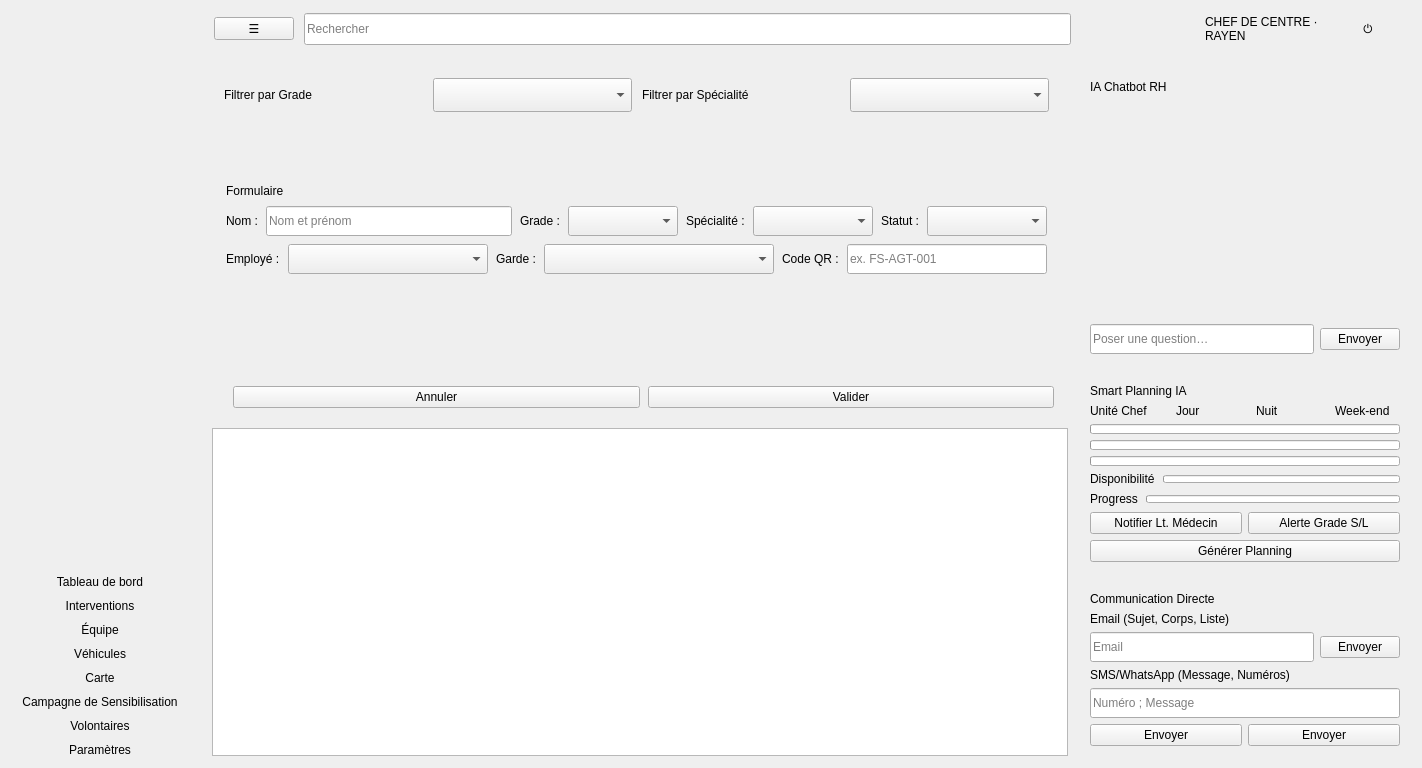
<?xml version="1.0" encoding="UTF-8"?>
<ui version="4.0">
 
 
 <class>EmployesPage</class>
 

 <widget class="QMainWindow" name="EmployesPage">
  <property name="geometry">
   <rect>
    <x>0</x>
    <y>0</y>
    <width>1366</width>
    <height>768</height>
   </rect>
  </property>
  <property name="windowTitle">
   <string>Fire Station – Gestion des employés</string>
  </property>
  <widget class="QWidget" name="centralwidget">
   <layout class="QHBoxLayout" name="mainLayout">
    <property name="spacing">
     <number>0</number>
    </property>
    <property name="leftMargin">
     <number>0</number>
    </property>
    <property name="topMargin">
     <number>0</number>
    </property>
    <property name="rightMargin">
     <number>0</number>
    </property>
    <property name="bottomMargin">
     <number>0</number>
    </property>
    <item>
     <widget class="QWidget" name="sidebar">
      <property name="minimumSize">
       <size>
        <width>200</width>
        <height>0</height>
       </size>
      </property>
      <property name="maximumSize">
       <size>
        <width>200</width>
        <height>16777215</height>
       </size>
      </property>
      <layout class="QVBoxLayout" name="sidebarLayout">
       <property name="spacing">
        <number>2</number>
       </property>
       <property name="leftMargin">
        <number>0</number>
       </property>
       <property name="topMargin">
        <number>10</number>
       </property>
       <property name="rightMargin">
        <number>0</number>
       </property>
       <property name="bottomMargin">
        <number>0</number>
       </property>
       <item>
        <widget class="QLabel" name="labelLogo">
         <property name="text">
          <string/>
         </property>
         <property name="alignment">
          <enum>Qt::AlignCenter</enum>
         </property>
         <property name="minimumSize">
          <size>
           <width>0</width>
           <height>150</height>
          </size>
         </property>
        </widget>
       </item>
       <item>
        <widget class="QPushButton" name="btnMenuDashboard">
         <property name="text">
          <string>Tableau de bord</string>
         </property>
         <property name="checkable">
          <bool>true</bool>
         </property>
         <property name="autoExclusive">
          <bool>true</bool>
         </property>
         <property name="flat">
          <bool>true</bool>
         </property>
        </widget>
       </item>
       <item>
        <widget class="QPushButton" name="btnMenuInterventions">
         <property name="text">
          <string>Interventions</string>
         </property>
         <property name="checkable">
          <bool>true</bool>
         </property>
         <property name="autoExclusive">
          <bool>true</bool>
         </property>
         <property name="flat">
          <bool>true</bool>
         </property>
        </widget>
       </item>
       <item>
        <widget class="QPushButton" name="btnMenuEquipe">
         <property name="text">
          <string>Équipe</string>
         </property>
         <property name="checkable">
          <bool>true</bool>
         </property>
         <property name="autoExclusive">
          <bool>true</bool>
         </property>
         <property name="flat">
          <bool>true</bool>
         </property>
        </widget>
       </item>
       <item>
        <widget class="QPushButton" name="btnMenuVehicules">
         <property name="text">
          <string>Véhicules</string>
         </property>
         <property name="checkable">
          <bool>true</bool>
         </property>
         <property name="autoExclusive">
          <bool>true</bool>
         </property>
         <property name="flat">
          <bool>true</bool>
         </property>
        </widget>
       </item>
       <item>
        <widget class="QPushButton" name="btnMenuCarte">
         <property name="text">
          <string>Carte</string>
         </property>
         <property name="checkable">
          <bool>true</bool>
         </property>
         <property name="autoExclusive">
          <bool>true</bool>
         </property>
         <property name="flat">
          <bool>true</bool>
         </property>
        </widget>
       </item>
       <item>
        <widget class="QPushButton" name="btnMenuCampagne">
         <property name="text">
          <string>Campagne de Sensibilisation</string>
         </property>
         <property name="checkable">
          <bool>true</bool>
         </property>
         <property name="autoExclusive">
          <bool>true</bool>
         </property>
         <property name="flat">
          <bool>true</bool>
         </property>
        </widget>
       </item>
       <item>
        <widget class="QPushButton" name="btnMenuVolontaires">
         <property name="text">
          <string>Volontaires</string>
         </property>
         <property name="checkable">
          <bool>true</bool>
         </property>
         <property name="autoExclusive">
          <bool>true</bool>
         </property>
         <property name="flat">
          <bool>true</bool>
         </property>
        </widget>
       </item>
       <item>
        <widget class="QPushButton" name="btnMenuParametres">
         <property name="text">
          <string>Paramètres</string>
         </property>
         <property name="checkable">
          <bool>true</bool>
         </property>
         <property name="autoExclusive">
          <bool>true</bool>
         </property>
         <property name="flat">
          <bool>true</bool>
         </property>
        </widget>
       </item>
       <item>
        <spacer name="sidebarSpacer">
         <property name="orientation">
          <enum>Qt::Vertical</enum>
         </property>
        </spacer>
       </item>
      </layout>
     </widget>
    </item>
    <item>
     <widget class="QWidget" name="contentWidget">
      <layout class="QVBoxLayout" name="contentLayout">
       <property name="spacing">
        <number>0</number>
       </property>
       <property name="leftMargin">
        <number>0</number>
       </property>
       <property name="topMargin">
        <number>0</number>
       </property>
       <property name="rightMargin">
        <number>0</number>
       </property>
       <property name="bottomMargin">
        <number>0</number>
       </property>
       <item>
        <widget class="QFrame" name="topBar">
         <property name="minimumSize">
          <size>
           <width>0</width>
           <height>58</height>
          </size>
         </property>
         <property name="maximumSize">
          <size>
           <width>16777215</width>
           <height>58</height>
          </size>
         </property>
         <layout class="QHBoxLayout" name="topBarLayout">
          <property name="spacing">
           <number>10</number>
          </property>
          <property name="leftMargin">
           <number>14</number>
          </property>
          <property name="topMargin">
           <number>0</number>
          </property>
          <property name="rightMargin">
           <number>14</number>
          </property>
          <property name="bottomMargin">
           <number>0</number>
          </property>
          <item>
           <widget class="QPushButton" name="btnHamburger">
            <property name="text">
             <string>☰</string>
            </property>
           </widget>
          </item>
          <item>
           <widget class="QLineEdit" name="lineEditSearch">
            <property name="placeholderText">
             <string>Rechercher</string>
            </property>
            <property name="clearButtonEnabled">
             <bool>true</bool>
            </property>
            <property name="minimumSize">
             <size>
              <width>260</width>
              <height>32</height>
             </size>
            </property>
           </widget>
          </item>
          <item>
           <spacer name="topSpacer">
            <property name="orientation">
             <enum>Qt::Horizontal</enum>
            </property>
           </spacer>
          </item>
          <item>
           <widget class="QPushButton" name="btnAlerte">
            <property name="text">
             <string/>
            </property>
            <property name="flat">
             <bool>true</bool>
            </property>
           </widget>
          </item>
          <item>
           <widget class="QPushButton" name="btnTopParam">
            <property name="text">
             <string/>
            </property>
            <property name="flat">
             <bool>true</bool>
            </property>
           </widget>
          </item>
          <item>
           <widget class="QLabel" name="labelAvatarTop">
            <property name="text">
             <string/>
            </property>
           </widget>
          </item>
          <item>
           <widget class="QLabel" name="labelUserTop">
            <property name="text">
             <string>CHEF DE CENTRE ·
RAYEN</string>
            </property>
           </widget>
          </item>
          <item>
           <widget class="QPushButton" name="btnPower">
            <property name="text">
             <string>⏻</string>
            </property>
            <property name="flat">
             <bool>true</bool>
            </property>
           </widget>
          </item>
         </layout>
        </widget>
       </item>
       <item>
        <widget class="QWidget" name="bodyWidget">
         <layout class="QHBoxLayout" name="bodyLayout">
          <property name="spacing">
           <number>12</number>
          </property>
          <property name="leftMargin">
           <number>12</number>
          </property>
          <property name="topMargin">
           <number>12</number>
          </property>
          <property name="rightMargin">
           <number>12</number>
          </property>
          <property name="bottomMargin">
           <number>12</number>
          </property>
          <item>
           <widget class="QWidget" name="leftColumn">
            <layout class="QVBoxLayout" name="leftLayout">
             <property name="spacing">
              <number>10</number>
             </property>
             <property name="leftMargin">
              <number>0</number>
             </property>
             <property name="topMargin">
              <number>0</number>
             </property>
             <property name="rightMargin">
              <number>0</number>
             </property>
             <property name="bottomMargin">
              <number>0</number>
             </property>
             <item>
              <widget class="QFrame" name="filterFrame">
               <layout class="QHBoxLayout" name="filterLayout">
                <property name="spacing">
                 <number>10</number>
                </property>
                <property name="leftMargin">
                 <number>12</number>
                </property>
                <property name="topMargin">
                 <number>8</number>
                </property>
                <property name="rightMargin">
                 <number>12</number>
                </property>
                <property name="bottomMargin">
                 <number>8</number>
                </property>
                <item>
                 <widget class="QLabel" name="labelFiltreGrade">
                  <property name="text">
                   <string>Filtrer par Grade</string>
                  </property>
                 </widget>
                </item>
                <item>
                 <widget class="QComboBox" name="comboGrade">
                  <property name="minimumSize">
                   <size>
                    <width>190</width>
                    <height>34</height>
                   </size>
                  </property>
                 </widget>
                </item>
                <item>
                 <widget class="QLabel" name="labelFiltreSpec">
                  <property name="text">
                   <string>Filtrer par Spécialité</string>
                  </property>
                 </widget>
                </item>
                <item>
                 <widget class="QComboBox" name="comboSpec">
                  <property name="minimumSize">
                   <size>
                    <width>190</width>
                    <height>34</height>
                   </size>
                  </property>
                 </widget>
                </item>
                <item>
                 <spacer name="filterSpacer">
                  <property name="orientation">
                   <enum>Qt::Horizontal</enum>
                  </property>
                 </spacer>
                </item>
               </layout>
              </widget>
             </item>
             <item>
              <widget class="QFrame" name="actionFrame">
               <layout class="QHBoxLayout" name="actionLayout">
                <property name="spacing">
                 <number>8</number>
                </property>
                <property name="leftMargin">
                 <number>8</number>
                </property>
                <property name="topMargin">
                 <number>6</number>
                </property>
                <property name="rightMargin">
                 <number>8</number>
                </property>
                <property name="bottomMargin">
                 <number>6</number>
                </property>
                <item>
                 <widget class="QPushButton" name="btnQr">
                  <property name="text">
                   <string/>
                  </property>
                  <property name="flat">
                   <bool>true</bool>
                  </property>
                 </widget>
                </item>
                <item>
                 <widget class="QPushButton" name="btnFaceId">
                  <property name="text">
                   <string/>
                  </property>
                  <property name="flat">
                   <bool>true</bool>
                  </property>
                 </widget>
                </item>
                <item>
                 <widget class="QPushButton" name="btnAjouterVolontaire">
                  <property name="text">
                   <string/>
                  </property>
                  <property name="flat">
                   <bool>true</bool>
                  </property>
                 </widget>
                </item>
                <item>
                 <widget class="QPushButton" name="btnAjouterEmploye">
                  <property name="text">
                   <string/>
                  </property>
                  <property name="flat">
                   <bool>true</bool>
                  </property>
                 </widget>
                </item>
                <item>
                 <widget class="QPushButton" name="btnSupprimerEmploye">
                  <property name="text">
                   <string/>
                  </property>
                  <property name="flat">
                   <bool>true</bool>
                  </property>
                 </widget>
                </item>
                <item>
                 <spacer name="actionSpacer">
                  <property name="orientation">
                   <enum>Qt::Horizontal</enum>
                  </property>
                 </spacer>
                </item>
               </layout>
              </widget>
             </item>
             <item>
              <widget class="QFrame" name="formPanel">
               <property name="visible">
                <bool>false</bool>
               </property>
               <layout class="QVBoxLayout" name="formLayout">
                <property name="spacing">
                 <number>8</number>
                </property>
                <property name="leftMargin">
                 <number>14</number>
                </property>
                <property name="topMargin">
                 <number>10</number>
                </property>
                <property name="rightMargin">
                 <number>14</number>
                </property>
                <property name="bottomMargin">
                 <number>10</number>
                </property>
                <item>
                 <widget class="QLabel" name="labelFormTitle">
                  <property name="text">
                   <string>Formulaire</string>
                  </property>
                 </widget>
                </item>
                <item>
                 <layout class="QHBoxLayout" name="formRow1">
                  <property name="spacing">
                   <number>8</number>
                  </property>
                  <property name="leftMargin">
                   <number>0</number>
                  </property>
                  <property name="topMargin">
                   <number>0</number>
                  </property>
                  <property name="rightMargin">
                   <number>0</number>
                  </property>
                  <property name="bottomMargin">
                   <number>0</number>
                  </property>
                  <item>
                   <widget class="QLabel" name="labelNom">
                    <property name="text">
                     <string>Nom :</string>
                    </property>
                   </widget>
                  </item>
                  <item>
                   <widget class="QLineEdit" name="lineEditNom">
                    <property name="placeholderText">
                     <string>Nom et prénom</string>
                    </property>
                    <property name="minimumSize">
                     <size>
                      <width>170</width>
                      <height>30</height>
                     </size>
                    </property>
                   </widget>
                  </item>
                  <item>
                   <widget class="QLabel" name="labelFormGrade">
                    <property name="text">
                     <string>Grade :</string>
                    </property>
                   </widget>
                  </item>
                  <item>
                   <widget class="QComboBox" name="comboFormGrade">
                    <property name="minimumSize">
                     <size>
                      <width>110</width>
                      <height>30</height>
                     </size>
                    </property>
                   </widget>
                  </item>
                  <item>
                   <widget class="QLabel" name="labelFormSpec">
                    <property name="text">
                     <string>Spécialité :</string>
                    </property>
                   </widget>
                  </item>
                  <item>
                   <widget class="QComboBox" name="comboFormSpec">
                    <property name="minimumSize">
                     <size>
                      <width>120</width>
                      <height>30</height>
                     </size>
                    </property>
                   </widget>
                  </item>
                  <item>
                   <widget class="QLabel" name="labelFormStatut">
                    <property name="text">
                     <string>Statut :</string>
                    </property>
                   </widget>
                  </item>
                  <item>
                   <widget class="QComboBox" name="comboFormStatut">
                    <property name="minimumSize">
                     <size>
                      <width>120</width>
                      <height>30</height>
                     </size>
                    </property>
                   </widget>
                  </item>
                  <item>
                   <spacer name="formRow1Spacer">
                    <property name="orientation">
                     <enum>Qt::Horizontal</enum>
                    </property>
                   </spacer>
                  </item>
                 </layout>
                </item>
                <item>
                 <layout class="QHBoxLayout" name="formRow2">
                  <property name="spacing">
                   <number>8</number>
                  </property>
                  <property name="leftMargin">
                   <number>0</number>
                  </property>
                  <property name="topMargin">
                   <number>0</number>
                  </property>
                  <property name="rightMargin">
                   <number>0</number>
                  </property>
                  <property name="bottomMargin">
                   <number>0</number>
                  </property>
                  <item>
                   <widget class="QLabel" name="labelFormTarget">
                    <property name="text">
                     <string>Employé :</string>
                    </property>
                   </widget>
                  </item>
                  <item>
                   <widget class="QComboBox" name="comboFormTarget">
                    <property name="minimumSize">
                     <size>
                      <width>200</width>
                      <height>30</height>
                     </size>
                    </property>
                   </widget>
                  </item>
                  <item>
                   <widget class="QLabel" name="labelFormGarde">
                    <property name="text">
                     <string>Garde :</string>
                    </property>
                   </widget>
                  </item>
                  <item>
                   <widget class="QComboBox" name="comboFormGarde">
                    <property name="minimumSize">
                     <size>
                      <width>230</width>
                      <height>30</height>
                     </size>
                    </property>
                   </widget>
                  </item>
                  <item>
                   <widget class="QLabel" name="labelFormCode">
                    <property name="text">
                     <string>Code QR :</string>
                    </property>
                   </widget>
                  </item>
                  <item>
                   <widget class="QLineEdit" name="lineEditCode">
                    <property name="placeholderText">
                     <string>ex. FS-AGT-001</string>
                    </property>
                    <property name="minimumSize">
                     <size>
                      <width>200</width>
                      <height>30</height>
                     </size>
                    </property>
                   </widget>
                  </item>
                  <item>
                   <spacer name="formRow2Spacer">
                    <property name="orientation">
                     <enum>Qt::Horizontal</enum>
                    </property>
                   </spacer>
                  </item>
                 </layout>
                </item>
                <item>
                 <layout class="QHBoxLayout" name="formInfoRow">
                  <property name="spacing">
                   <number>12</number>
                  </property>
                  <property name="leftMargin">
                   <number>0</number>
                  </property>
                  <property name="topMargin">
                   <number>0</number>
                  </property>
                  <property name="rightMargin">
                   <number>0</number>
                  </property>
                  <property name="bottomMargin">
                   <number>0</number>
                  </property>
                  <item>
                   <widget class="QLabel" name="labelFormQr">
                    <property name="text">
                     <string/>
                    </property>
                    <property name="minimumSize">
                     <size>
                      <width>96</width>
                      <height>96</height>
                     </size>
                    </property>
                    <property name="maximumSize">
                     <size>
                      <width>96</width>
                      <height>96</height>
                     </size>
                    </property>
                   </widget>
                  </item>
                  <item>
                   <widget class="QLabel" name="labelFormInfo">
                    <property name="text">
                     <string/>
                    </property>
                    <property name="wordWrap">
                     <bool>true</bool>
                    </property>
                    <property name="textInteractionFlags">
                     <set>Qt::NoTextInteraction</set>
                    </property>
                   </widget>
                  </item>
                 </layout>
                </item>
                <item>
                 <layout class="QHBoxLayout" name="formBtnRow">
                  <property name="spacing">
                   <number>8</number>
                  </property>
                  <property name="leftMargin">
                   <number>0</number>
                  </property>
                  <property name="topMargin">
                   <number>0</number>
                  </property>
                  <property name="rightMargin">
                   <number>0</number>
                  </property>
                  <property name="bottomMargin">
                   <number>0</number>
                  </property>
                  <item>
                   <spacer name="formBtnSpacer">
                    <property name="orientation">
                     <enum>Qt::Horizontal</enum>
                    </property>
                   </spacer>
                  </item>
                  <item>
                   <widget class="QPushButton" name="btnFormAnnuler">
                    <property name="text">
                     <string>Annuler</string>
                    </property>
                   </widget>
                  </item>
                  <item>
                   <widget class="QPushButton" name="btnFormValider">
                    <property name="text">
                     <string>Valider</string>
                    </property>
                   </widget>
                  </item>
                 </layout>
                </item>
               </layout>
              </widget>
             </item>
             <item>
              <widget class="QTableWidget" name="tableEmployees"/>
             </item>
            </layout>
           </widget>
          </item>
          <item>
           <widget class="QWidget" name="rightColumn">
            <property name="minimumSize">
             <size>
              <width>330</width>
              <height>0</height>
             </size>
            </property>
            <property name="maximumSize">
             <size>
              <width>330</width>
              <height>16777215</height>
             </size>
            </property>
            <layout class="QVBoxLayout" name="rightLayout">
             <property name="spacing">
              <number>10</number>
             </property>
             <property name="leftMargin">
              <number>0</number>
             </property>
             <property name="topMargin">
              <number>0</number>
             </property>
             <property name="rightMargin">
              <number>0</number>
             </property>
             <property name="bottomMargin">
              <number>0</number>
             </property>
             <item>
              <widget class="QFrame" name="chatFrame">
               <layout class="QVBoxLayout" name="chatFrameLayout">
                <property name="spacing">
                 <number>6</number>
                </property>
                <property name="leftMargin">
                 <number>10</number>
                </property>
                <property name="topMargin">
                 <number>10</number>
                </property>
                <property name="rightMargin">
                 <number>10</number>
                </property>
                <property name="bottomMargin">
                 <number>10</number>
                </property>
                <item>
                 <widget class="QLabel" name="labelChatTitle">
                  <property name="text">
                   <string>IA Chatbot RH</string>
                  </property>
                 </widget>
                </item>
                <item>
                 <widget class="QScrollArea" name="chatScroll">
                  <property name="widgetResizable">
                   <bool>true</bool>
                  </property>
                  <property name="frameShape">
                   <enum>QFrame::NoFrame</enum>
                  </property>
                  <widget class="QWidget" name="chatContent">
                   <layout class="QVBoxLayout" name="chatLayout">
                    <property name="spacing">
                     <number>8</number>
                    </property>
                    <property name="leftMargin">
                     <number>6</number>
                    </property>
                    <property name="topMargin">
                     <number>6</number>
                    </property>
                    <property name="rightMargin">
                     <number>6</number>
                    </property>
                    <property name="bottomMargin">
                     <number>6</number>
                    </property>
                    <item>
                     <spacer name="chatSpacer">
                      <property name="orientation">
                       <enum>Qt::Vertical</enum>
                      </property>
                     </spacer>
                    </item>
                   </layout>
                  </widget>
                 </widget>
                </item>
                <item>
                 <layout class="QHBoxLayout" name="chatInputRow">
                  <property name="spacing">
                   <number>6</number>
                  </property>
                  <property name="leftMargin">
                   <number>0</number>
                  </property>
                  <property name="topMargin">
                   <number>0</number>
                  </property>
                  <property name="rightMargin">
                   <number>0</number>
                  </property>
                  <property name="bottomMargin">
                   <number>0</number>
                  </property>
                  <item>
                   <widget class="QLineEdit" name="lineEditChat">
                    <property name="placeholderText">
                     <string>Poser une question…</string>
                    </property>
                    <property name="minimumSize">
                     <size>
                      <width>0</width>
                      <height>30</height>
                     </size>
                    </property>
                   </widget>
                  </item>
                  <item>
                   <widget class="QPushButton" name="btnSendChat">
                    <property name="text">
                     <string>Envoyer</string>
                    </property>
                   </widget>
                  </item>
                 </layout>
                </item>
               </layout>
              </widget>
             </item>
             <item>
              <widget class="QFrame" name="planFrame">
               <layout class="QVBoxLayout" name="planLayout">
                <property name="spacing">
                 <number>6</number>
                </property>
                <property name="leftMargin">
                 <number>10</number>
                </property>
                <property name="topMargin">
                 <number>10</number>
                </property>
                <property name="rightMargin">
                 <number>10</number>
                </property>
                <property name="bottomMargin">
                 <number>10</number>
                </property>
                <item>
                 <widget class="QLabel" name="labelPlanTitle">
                  <property name="text">
                   <string>Smart Planning IA</string>
                  </property>
                 </widget>
                </item>
                <item>
                 <layout class="QHBoxLayout" name="planHeader">
                  <property name="spacing">
                   <number>14</number>
                  </property>
                  <property name="leftMargin">
                   <number>0</number>
                  </property>
                  <property name="topMargin">
                   <number>0</number>
                  </property>
                  <property name="rightMargin">
                   <number>0</number>
                  </property>
                  <property name="bottomMargin">
                   <number>0</number>
                  </property>
                  <item>
                   <widget class="QLabel" name="labelUnite">
                    <property name="text">
                     <string>Unité Chef</string>
                    </property>
                   </widget>
                  </item>
                  <item>
                   <spacer name="planHS">
                    <property name="orientation">
                     <enum>Qt::Horizontal</enum>
                    </property>
                   </spacer>
                  </item>
                  <item>
                   <widget class="QLabel" name="labelP1">
                    <property name="text">
                     <string>Jour</string>
                    </property>
                   </widget>
                  </item>
                  <item>
                   <widget class="QLabel" name="labelP2">
                    <property name="text">
                     <string>Nuit</string>
                    </property>
                   </widget>
                  </item>
                  <item>
                   <widget class="QLabel" name="labelP3">
                    <property name="text">
                     <string>Week-end</string>
                    </property>
                   </widget>
                  </item>
                 </layout>
                </item>
                <item>
                 <widget class="QProgressBar" name="barPlan1">
                  <property name="textVisible">
                   <bool>false</bool>
                  </property>
                  <property name="value">
                   <number>0</number>
                  </property>
                  <property name="maximumSize">
                   <size>
                    <width>16777215</width>
                    <height>10</height>
                   </size>
                  </property>
                 </widget>
                </item>
                <item>
                 <widget class="QProgressBar" name="barPlan2">
                  <property name="textVisible">
                   <bool>false</bool>
                  </property>
                  <property name="value">
                   <number>0</number>
                  </property>
                  <property name="maximumSize">
                   <size>
                    <width>16777215</width>
                    <height>10</height>
                   </size>
                  </property>
                 </widget>
                </item>
                <item>
                 <widget class="QProgressBar" name="barPlan3">
                  <property name="textVisible">
                   <bool>false</bool>
                  </property>
                  <property name="value">
                   <number>0</number>
                  </property>
                  <property name="maximumSize">
                   <size>
                    <width>16777215</width>
                    <height>10</height>
                   </size>
                  </property>
                 </widget>
                </item>
                <item>
                 <layout class="QHBoxLayout" name="dispoRow">
                  <property name="spacing">
                   <number>8</number>
                  </property>
                  <property name="leftMargin">
                   <number>0</number>
                  </property>
                  <property name="topMargin">
                   <number>0</number>
                  </property>
                  <property name="rightMargin">
                   <number>0</number>
                  </property>
                  <property name="bottomMargin">
                   <number>0</number>
                  </property>
                  <item>
                   <widget class="QLabel" name="labelDispo">
                    <property name="text">
                     <string>Disponibilité</string>
                    </property>
                   </widget>
                  </item>
                  <item>
                   <widget class="QProgressBar" name="barDispo">
                    <property name="textVisible">
                     <bool>false</bool>
                    </property>
                    <property name="maximumSize">
                     <size>
                      <width>16777215</width>
                      <height>8</height>
                     </size>
                    </property>
                   </widget>
                  </item>
                 </layout>
                </item>
                <item>
                 <layout class="QHBoxLayout" name="progRow">
                  <property name="spacing">
                   <number>8</number>
                  </property>
                  <property name="leftMargin">
                   <number>0</number>
                  </property>
                  <property name="topMargin">
                   <number>0</number>
                  </property>
                  <property name="rightMargin">
                   <number>0</number>
                  </property>
                  <property name="bottomMargin">
                   <number>0</number>
                  </property>
                  <item>
                   <widget class="QLabel" name="labelProgress">
                    <property name="text">
                     <string>Progress</string>
                    </property>
                   </widget>
                  </item>
                  <item>
                   <widget class="QProgressBar" name="barProgress">
                    <property name="textVisible">
                     <bool>false</bool>
                    </property>
                    <property name="maximumSize">
                     <size>
                      <width>16777215</width>
                      <height>8</height>
                     </size>
                    </property>
                   </widget>
                  </item>
                 </layout>
                </item>
                <item>
                 <layout class="QHBoxLayout" name="planBtnRow">
                  <property name="spacing">
                   <number>6</number>
                  </property>
                  <property name="leftMargin">
                   <number>0</number>
                  </property>
                  <property name="topMargin">
                   <number>0</number>
                  </property>
                  <property name="rightMargin">
                   <number>0</number>
                  </property>
                  <property name="bottomMargin">
                   <number>0</number>
                  </property>
                  <item>
                   <widget class="QPushButton" name="btnNotifier">
                    <property name="text">
                     <string>Notifier Lt. Médecin</string>
                    </property>
                   </widget>
                  </item>
                  <item>
                   <widget class="QPushButton" name="btnAlerteGrade">
                    <property name="text">
                     <string>Alerte Grade S/L</string>
                    </property>
                   </widget>
                  </item>
                 </layout>
                </item>
                <item>
                 <widget class="QPushButton" name="btnGenererPlanning">
                  <property name="text">
                   <string>Générer Planning</string>
                  </property>
                 </widget>
                </item>
               </layout>
              </widget>
             </item>
             <item>
              <widget class="QFrame" name="commFrame">
               <layout class="QVBoxLayout" name="commLayout">
                <property name="spacing">
                 <number>6</number>
                </property>
                <property name="leftMargin">
                 <number>10</number>
                </property>
                <property name="topMargin">
                 <number>10</number>
                </property>
                <property name="rightMargin">
                 <number>10</number>
                </property>
                <property name="bottomMargin">
                 <number>10</number>
                </property>
                <item>
                 <widget class="QLabel" name="labelCommTitle">
                  <property name="text">
                   <string>Communication Directe</string>
                  </property>
                 </widget>
                </item>
                <item>
                 <widget class="QLabel" name="labelEmail">
                  <property name="text">
                   <string>Email (Sujet, Corps, Liste)</string>
                  </property>
                 </widget>
                </item>
                <item>
                 <layout class="QHBoxLayout" name="emailRow">
                  <property name="spacing">
                   <number>6</number>
                  </property>
                  <property name="leftMargin">
                   <number>0</number>
                  </property>
                  <property name="topMargin">
                   <number>0</number>
                  </property>
                  <property name="rightMargin">
                   <number>0</number>
                  </property>
                  <property name="bottomMargin">
                   <number>0</number>
                  </property>
                  <item>
                   <widget class="QLineEdit" name="lineEditEmail">
                    <property name="placeholderText">
                     <string>Email</string>
                    </property>
                    <property name="minimumSize">
                     <size>
                      <width>0</width>
                      <height>30</height>
                     </size>
                    </property>
                   </widget>
                  </item>
                  <item>
                   <widget class="QPushButton" name="btnEnvoyerEmail">
                    <property name="text">
                     <string>Envoyer</string>
                    </property>
                   </widget>
                  </item>
                 </layout>
                </item>
                <item>
                 <widget class="QLabel" name="labelSms">
                  <property name="text">
                   <string>SMS/WhatsApp (Message, Numéros)</string>
                  </property>
                 </widget>
                </item>
                <item>
                 <widget class="QLineEdit" name="lineEditSms">
                  <property name="placeholderText">
                   <string>Numéro ; Message</string>
                  </property>
                  <property name="minimumSize">
                   <size>
                    <width>0</width>
                    <height>30</height>
                   </size>
                  </property>
                 </widget>
                </item>
                <item>
                 <layout class="QHBoxLayout" name="smsRow">
                  <property name="spacing">
                   <number>6</number>
                  </property>
                  <property name="leftMargin">
                   <number>0</number>
                  </property>
                  <property name="topMargin">
                   <number>0</number>
                  </property>
                  <property name="rightMargin">
                   <number>0</number>
                  </property>
                  <property name="bottomMargin">
                   <number>0</number>
                  </property>
                  <item>
                   <widget class="QPushButton" name="btnEnvoyerSms">
                    <property name="text">
                     <string>Envoyer</string>
                    </property>
                   </widget>
                  </item>
                  <item>
                   <widget class="QPushButton" name="btnEnvoyerWhats">
                    <property name="text">
                     <string>Envoyer</string>
                    </property>
                   </widget>
                  </item>
                 </layout>
                </item>
               </layout>
              </widget>
             </item>
            </layout>
           </widget>
          </item>
         </layout>
        </widget>
       </item>
      </layout>
     </widget>
    </item>
   </layout>
  </widget>
 </widget>
 

 <resources/>
 <connections/>
</ui>
